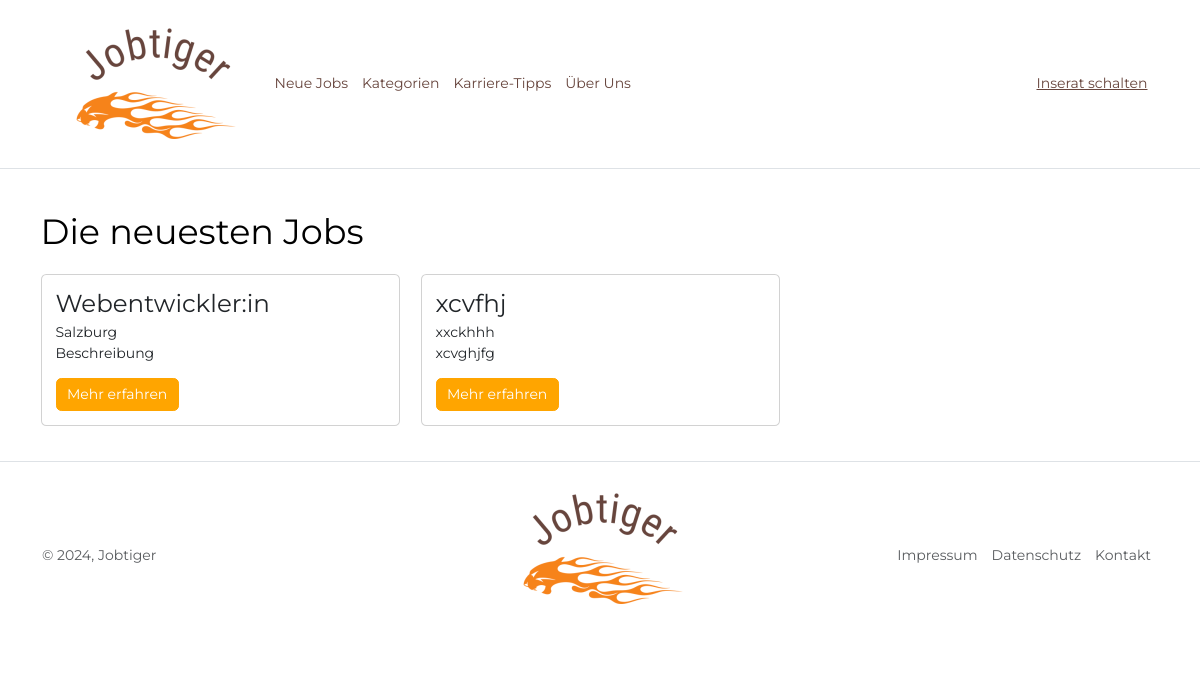
Before: /neue-jobs.php with the older database file.
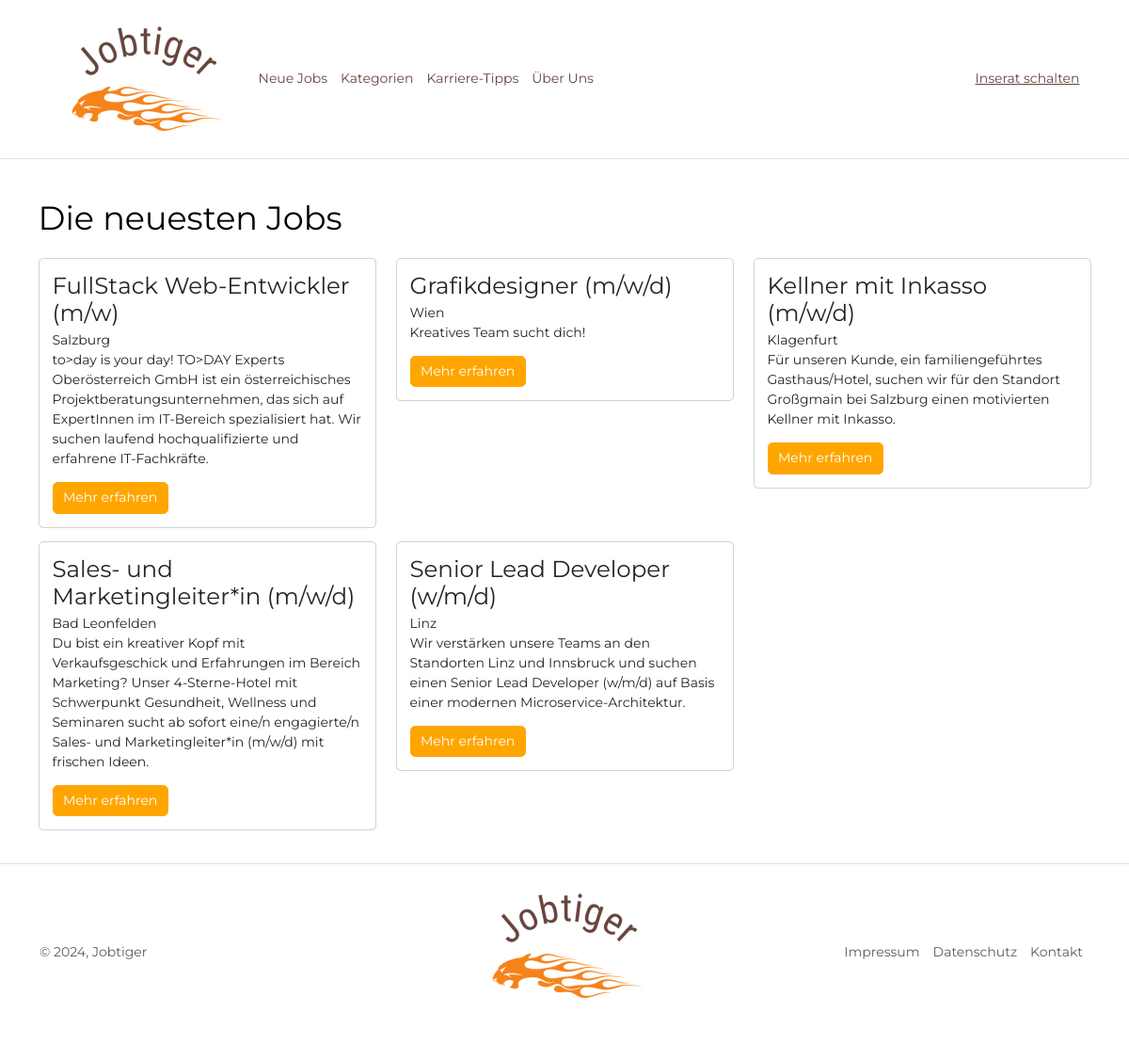
After: the same page with the newer database file.
### tables this page shows
CREATE TABLE `jobs` (
  `id` int(10) UNSIGNED NOT NULL,
  `titel` varchar(255) NOT NULL,
  `beschreibung` varchar(255) NOT NULL,
  `qualifikation` varchar(255) NOT NULL,
  `dienstort` varchar(255) NOT NULL,
  `stundenausmass` varchar(255) NOT NULL,
  `gehalt` varchar(255) NOT NULL,
  `kategorie_id` int(10) UNSIGNED NOT NULL,
  `benutzer_id` int(10) UNSIGNED NOT NULL,
  `datum` datetime NOT NULL DEFAULT current_timestamp(),
  `sichtbar` varchar(10) NOT NULL DEFAULT 'ja',
  `aenderungsdatum` datetime NOT NULL DEFAULT current_timestamp()
);

### setup.php (called while the page is built, shortened)
<?php
spl_autoload_register(
    function (string $klasse) {
        $prefix = "WIFI\\Jobportal\\";
        $basis = __DIR__ . "/";
        $laenge = strlen($prefix);
        $klasse_ohne_prefix = substr($klasse, $laenge);
        $datei = $basis . $klasse_ohne_prefix . ".php";
        $datei = str_replace("\\", "/", $datei);
    }
);

### Fdb/Mysql.php (called while the page is built, shortened)
<?php
class Mysql {
    private static ?Mysql $instanz = null;
    public static function getInstanz(): Mysql {
        if (!self::$instanz) {
            self::$instanz = new Mysql();
        }
        return self::$instanz;
    }
    private \mysqli $db;
    public function verbinden() {
        $this->db = new \mysqli(MYSQL_HOST, MYSQL_USER, MYSQL_PASSWORT, MYSQL_DATENBANK);
        $this->db->set_charset('utf8mb4');
    }
    public function query(string $input): \mysqli_result|bool {
        $ergebnis = $this->db->query($input);
        return $ergebnis;
    }
}

### neue-jobs.php (the view, shortened to what this page needs)
<?php
include "kopf-frontend.php";
include "setup.php";
$db = Mysql::getInstanz();
$ergebnis_jobs = $db->query("SELECT id, titel, dienstort, beschreibung FROM jobs WHERE sichtbar = 'ja' ORDER BY datum ASC LIMIT 12");
echo "<main>
<div class='container'>
    <h1 class='mt-5 mb-4'>Die neuesten Jobs</h1>";
echo "<div class='row'>";
if ($ergebnis_jobs->num_rows == 0) {
    echo "<div class='col-md-12'>";
    echo "Es wurden leider keine passenden Jobs gefunden!";
    echo "</div>";
} else {
    while ($row = $ergebnis_jobs->fetch_assoc()) {
        $job_id = $row['id'];
        echo "<div class='col-md-4'>";
        echo "<div class='card mb-3'>";
        echo "<div class='card-body'>";
        echo "<h3 class='card-title'>" . htmlspecialchars($row["titel"]) . "</h3>";
        echo "<p class='card-subtitle'>" . htmlspecialchars($row["dienstort"]) . "</p>";
        echo "<p class='card-text'>" . htmlspecialchars($row["beschreibung"]) . "</p>";
        echo "<a href='job_detail.php?id={$job_id}' class='btn btn-primary'>Mehr erfahren</a>";
        echo "</div></div></div>";
    }
}
echo "</div></div></main>";
include "fuss.php";
?>

### kopf-frontend.php (shortened to what this page needs)
<!DOCTYPE html>
<html lang="de">
<head>
    <link rel="stylesheet" href="vendor/bootstrap-5.3.2-dist/css/bootstrap.min.css">
    <link rel="stylesheet" href="css/style.css">
</head>
<body>
    <nav class="navbar navbar-expand-lg navbar-light bg-white px-5 sticky-top border-bottom mb-5">
        <div class="container-fluid">
            <div id="logo" class="navbar-brand">
                <a href="home.php">
                    <img src="img/jobtiger-logo.png" alt="Logo">
                </a>
            </div>
            <div class="collapse navbar-collapse" id="navbarText">
                <ul class="navbar-nav me-auto mb-2 mb-lg-0">
                    <li class="nav-item">
                        <a class="nav-link" href="neue-jobs.php">Neue Jobs</a>
                    </li>
                    <li class="nav-item">
                        <a class="nav-link" href="alle-kategorien.php">Kategorien</a>
                    </li>
                    <li class="nav-item">
                        <a class="nav-link" href="karriere-tipps.php">Karriere-Tipps</a>
                    </li>
                    <li class="nav-item">
                        <a class="nav-link" href="ueber-uns.php">Über Uns</a>
                    </li>
                </ul>
                <span class="navbar-text">
                    <a href="login.php">Inserat schalten</a>
                </span>
            </div>
        </div>
    </nav>
    <div class="wrapper">

### fuss.php (shortened to what this page needs)
            </div>
            <footer
                class="d-flex flex-wrap justify-content-between align-items-center py-3 my-4 px-5 border-top"
            >
                <p class="col-md-4 mb-0 text-body-secondary">
                    © 2024, Jobtiger
                </p>
                <a
                    href="home.php"
                    class="col-md-4 d-flex align-items-center justify-content-center mb-3"
                >
                    <img src="img/jobtiger-logo.png" alt="Logo" />
                </a>
                <ul class="nav col-md-4 justify-content-end">
                    <li class="nav-item">
                        <a
                            href="impressum.php"
                            class="nav-link px-2 text-body-secondary"
                            >Impressum</a
                        >
                    </li>
                    <li class="nav-item">
                        <a
                            href="datenschutz.php"
                            class="nav-link px-2 text-body-secondary"
                            >Datenschutz</a
                        >
                    </li>
                    <li class="nav-item">
                        <a
                            href="kontakt.php"
                            class="nav-link px-2 text-body-secondary"
                            >Kontakt</a
                        >
                    </li>
                </ul>
            </footer>
    </body>
</html>

### css/style.css (style rules this page uses)
:root { --primary: orange; --dark-brown: #67453d; }
html, body { margin: 0; padding: 0; font-family: Montserrat; font-size: 14px; color: var(--text-color); }
main { position: relative; }
html * { box-sizing: border-box; }
img { max-width: 100%; }
.wrapper { padding-left: 30px; padding-right: 30px; margin-left: auto; margin-right: auto; max-width: 1400px; }
.btn-primary { background-color: var(--primary) !important; border-color: var(--primary) !important; }
nav a, footer a { color: var(--dark-brown) !important; }
.navbar { background-color: white; }

Changed rows visible on the page:
removed jobs: titel "Webentwickler:in", dienstort "Salzburg", beschreibung "Beschreibung"
removed jobs: titel "xcvfhj", dienstort "xxckhhh", beschreibung "xcvghjfg"
added jobs: titel "FullStack Web-Entwickler (m/w)", dienstort "Salzburg", beschreibung "to>day is your day! TO>DAY Experts Oberösterreich GmbH ist ein österreichisches Projektberatungsunternehmen, das sich auf ExpertInnen im IT-Bereich spezialisiert hat. Wir suchen laufend hochqualifizierte und erfahrene IT-Fachkräfte."
added jobs: titel "Grafikdesigner (m/w/d)", dienstort "Wien", beschreibung "Kreatives Team sucht dich!"
added jobs: titel "Kellner mit Inkasso (m/w/d)", dienstort "Klagenfurt", beschreibung "Für unseren Kunde, ein familiengeführtes Gasthaus/Hotel, suchen wir für den Standort Großgmain bei Salzburg einen motivierten Kellner mit Inkasso."
added jobs: titel "Sales- und Marketingleiter*in (m/w/d)", dienstort "Bad Leonfelden", beschreibung "Du bist ein kreativer Kopf mit Verkaufsgeschick und Erfahrungen im Bereich Marketing? Unser 4-Sterne-Hotel mit Schwerpunkt Gesundheit, Wellness und Seminaren sucht ab sofort eine/n engagierte/n Sales- und Marketingleiter*in (m/w/d) mit frischen Ideen."
added jobs: titel "Senior Lead Developer (w/m/d)", dienstort "Linz", beschreibung "Wir verstärken unsere Teams an den Standorten Linz und Innsbruck und suchen einen Senior Lead Developer (w/m/d) auf Basis einer modernen Microservice-Architektur."
